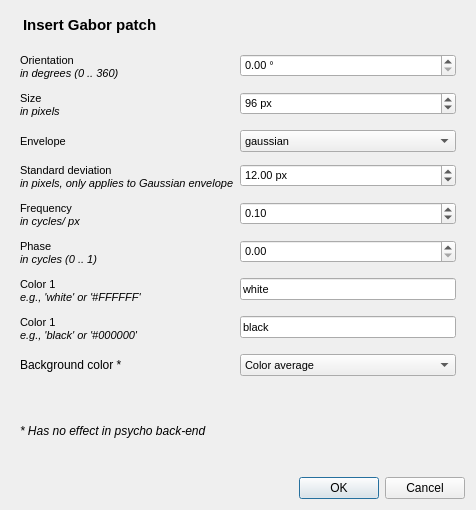
<?xml version="1.0" encoding="UTF-8"?>
<ui version="4.0">
 <class>gabor_dialog</class>
 <widget class="QDialog" name="gabor_dialog">
  <property name="geometry">
   <rect>
    <x>0</x>
    <y>0</y>
    <width>476</width>
    <height>510</height>
   </rect>
  </property>
  <property name="windowTitle">
   <string>Insert Gabor patch</string>
  </property>
  <layout class="QVBoxLayout" name="verticalLayout">
   <item>
    <widget class="QWidget" name="widget_header_box" native="true">
     <property name="sizePolicy">
      <sizepolicy hsizetype="Preferred" vsizetype="Fixed">
       <horstretch>0</horstretch>
       <verstretch>0</verstretch>
      </sizepolicy>
     </property>
     <layout class="QHBoxLayout" name="horizontalLayout">
      <property name="spacing">
       <number>0</number>
      </property>
      <property name="margin">
       <number>5</number>
      </property>
      <item>
       <widget class="QLabel" name="label_gabor">
        <property name="sizePolicy">
         <sizepolicy hsizetype="Fixed" vsizetype="Preferred">
          <horstretch>0</horstretch>
          <verstretch>0</verstretch>
         </sizepolicy>
        </property>
        <property name="text">
         <string/>
        </property>
        <property name="pixmap">
         <pixmap>:/icons/gabor.png</pixmap>
        </property>
       </widget>
      </item>
      <item>
       <widget class="QLabel" name="label_2">
        <property name="font">
         <font>
          <pointsize>11</pointsize>
          <weight>75</weight>
          <bold>true</bold>
         </font>
        </property>
        <property name="text">
         <string>Insert Gabor patch</string>
        </property>
       </widget>
      </item>
     </layout>
    </widget>
   </item>
   <item>
    <widget class="QWidget" name="widget" native="true">
     <property name="font">
      <font>
       <pointsize>8</pointsize>
      </font>
     </property>
     <layout class="QFormLayout" name="formLayout">
      <property name="fieldGrowthPolicy">
       <enum>QFormLayout::AllNonFixedFieldsGrow</enum>
      </property>
      <property name="verticalSpacing">
       <number>12</number>
      </property>
      <item row="0" column="0">
       <widget class="QLabel" name="label_3">
        <property name="text">
         <string>Orientation&lt;br /&gt;&lt;i&gt;in degrees (0 .. 360)&lt;/i&gt;</string>
        </property>
       </widget>
      </item>
      <item row="0" column="1">
       <widget class="QDoubleSpinBox" name="spinbox_orient">
        <property name="suffix">
         <string> °</string>
        </property>
        <property name="maximum">
         <double>360.000000000000000</double>
        </property>
       </widget>
      </item>
      <item row="1" column="0">
       <widget class="QLabel" name="label_4">
        <property name="text">
         <string>Size&lt;br /&gt;&lt;i&gt;in pixels&lt;/i&gt;</string>
        </property>
       </widget>
      </item>
      <item row="1" column="1">
       <widget class="QSpinBox" name="spinbox_size">
        <property name="suffix">
         <string> px</string>
        </property>
        <property name="minimum">
         <number>1</number>
        </property>
        <property name="maximum">
         <number>1000</number>
        </property>
        <property name="value">
         <number>96</number>
        </property>
       </widget>
      </item>
      <item row="2" column="0">
       <widget class="QLabel" name="label_5">
        <property name="text">
         <string>Envelope</string>
        </property>
       </widget>
      </item>
      <item row="2" column="1">
       <widget class="QComboBox" name="combobox_env">
        <item>
         <property name="text">
          <string notr="true">gaussian</string>
         </property>
        </item>
        <item>
         <property name="text">
          <string notr="true">linear</string>
         </property>
        </item>
        <item>
         <property name="text">
          <string notr="true">circular (sharp edge)</string>
         </property>
        </item>
        <item>
         <property name="text">
          <string notr="true">rectangular (no envelope)</string>
         </property>
        </item>
       </widget>
      </item>
      <item row="3" column="0">
       <widget class="QLabel" name="label_6">
        <property name="text">
         <string>Standard deviation&lt;br /&gt;&lt;i&gt;in pixels, only applies to Gaussian envelope&lt;/i&gt;</string>
        </property>
       </widget>
      </item>
      <item row="3" column="1">
       <widget class="QDoubleSpinBox" name="spinbox_stdev">
        <property name="suffix">
         <string> px</string>
        </property>
        <property name="maximum">
         <double>1000.000000000000000</double>
        </property>
        <property name="value">
         <double>12.000000000000000</double>
        </property>
       </widget>
      </item>
      <item row="4" column="0">
       <widget class="QLabel" name="label_7">
        <property name="text">
         <string>Frequency&lt;br /&gt;&lt;i&gt;in cycles/ px&lt;/i&gt;</string>
        </property>
       </widget>
      </item>
      <item row="4" column="1">
       <widget class="QDoubleSpinBox" name="spinbox_freq">
        <property name="suffix">
         <string/>
        </property>
        <property name="maximum">
         <double>1000.000000000000000</double>
        </property>
        <property name="value">
         <double>0.100000000000000</double>
        </property>
       </widget>
      </item>
      <item row="5" column="0">
       <widget class="QLabel" name="label_8">
        <property name="text">
         <string>Phase&lt;br /&gt;&lt;i&gt;in cycles (0 .. 1)&lt;/i&gt;</string>
        </property>
       </widget>
      </item>
      <item row="5" column="1">
       <widget class="QDoubleSpinBox" name="spinbox_phase">
        <property name="maximum">
         <double>1.000000000000000</double>
        </property>
        <property name="singleStep">
         <double>0.100000000000000</double>
        </property>
       </widget>
      </item>
      <item row="6" column="0">
       <widget class="QLabel" name="label_10">
        <property name="text">
         <string>Color 1&lt;br /&gt;&lt;i&gt;e.g., 'white' or '#FFFFFF'&lt;/i&gt;</string>
        </property>
       </widget>
      </item>
      <item row="6" column="1">
       <widget class="color_edit" name="edit_color1">
        <property name="text">
         <string notr="true">white</string>
        </property>
       </widget>
      </item>
      <item row="7" column="0">
       <widget class="QLabel" name="label_9">
        <property name="text">
         <string>Color 1&lt;br /&gt;&lt;i&gt;e.g., 'black' or '#000000'&lt;/i&gt;</string>
        </property>
       </widget>
      </item>
      <item row="7" column="1">
       <widget class="color_edit" name="edit_color2">
        <property name="text">
         <string notr="true">black</string>
        </property>
       </widget>
      </item>
      <item row="8" column="0">
       <widget class="QLabel" name="label_11">
        <property name="font">
         <font>
          <pointsize>9</pointsize>
         </font>
        </property>
        <property name="text">
         <string>Background color *</string>
        </property>
       </widget>
      </item>
      <item row="8" column="1">
       <widget class="QComboBox" name="combobox_bgmode">
        <item>
         <property name="text">
          <string notr="true">Color average</string>
         </property>
        </item>
        <item>
         <property name="text">
          <string notr="true">Color 2</string>
         </property>
        </item>
       </widget>
      </item>
     </layout>
    </widget>
   </item>
   <item>
    <widget class="QWidget" name="widget_3" native="true">
     <layout class="QVBoxLayout" name="verticalLayout_2">
      <item>
       <widget class="QLabel" name="label_12">
        <property name="font">
         <font>
          <pointsize>9</pointsize>
          <italic>true</italic>
         </font>
        </property>
        <property name="text">
         <string>* Has no effect in psycho back-end</string>
        </property>
        <property name="wordWrap">
         <bool>true</bool>
        </property>
       </widget>
      </item>
     </layout>
    </widget>
   </item>
   <item>
    <widget class="QDialogButtonBox" name="buttonBox">
     <property name="orientation">
      <enum>Qt::Horizontal</enum>
     </property>
     <property name="standardButtons">
      <set>QDialogButtonBox::Cancel|QDialogButtonBox::Ok</set>
     </property>
     <property name="centerButtons">
      <bool>false</bool>
     </property>
    </widget>
   </item>
  </layout>
 </widget>
 <customwidgets>
  <customwidget>
   <class>color_edit</class>
   <extends>QLineEdit</extends>
   <header>libqtopensesame/widgets/color_edit.h</header>
  </customwidget>
 </customwidgets>
 <resources/>
 <connections>
  <connection>
   <sender>buttonBox</sender>
   <signal>accepted()</signal>
   <receiver>gabor_dialog</receiver>
   <slot>accept()</slot>
   <hints>
    <hint type="sourcelabel">
     <x>248</x>
     <y>254</y>
    </hint>
    <hint type="destinationlabel">
     <x>157</x>
     <y>274</y>
    </hint>
   </hints>
  </connection>
  <connection>
   <sender>buttonBox</sender>
   <signal>rejected()</signal>
   <receiver>gabor_dialog</receiver>
   <slot>reject()</slot>
   <hints>
    <hint type="sourcelabel">
     <x>316</x>
     <y>260</y>
    </hint>
    <hint type="destinationlabel">
     <x>286</x>
     <y>274</y>
    </hint>
   </hints>
  </connection>
 </connections>
</ui>
